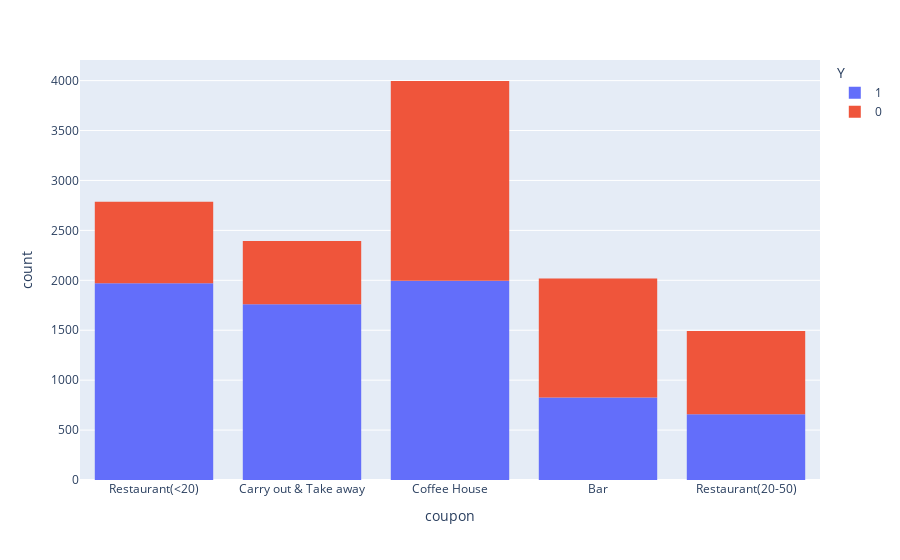

Notebook code cell kept with this figure:
### Markdown cell above
#### 5. Use a bar plot to visualize the `coupon` column.

### Code cell
px.histogram(data,x='coupon',color='Y')

### Figure 1 — Plotly figure (JSON) as saved in the notebook; plotly's stock layout.template omitted (floating-point values rounded to 4 significant figures; data arrays with more than 128 entries replaced by an {"elided": "..."} marker saying what was removed)
{"data": [{"alignmentgroup": "True", "bingroup": "x", "hovertemplate": "Y=1<br>coupon=%{x}<br>count=%{y}<extra></extra>", "legendgroup": "1", "marker": {"color": "#636efa", "pattern": {"shape": ""}}, "name": "1", "offsetgroup": "1", "orientation": "v", "showlegend": true, "type": "histogram", "x": {"elided": "7210 str values"}, "xaxis": "x", "yaxis": "y"}, {"alignmentgroup": "True", "bingroup": "x", "hovertemplate": "Y=0<br>coupon=%{x}<br>count=%{y}<extra></extra>", "legendgroup": "0", "marker": {"color": "#EF553B", "pattern": {"shape": ""}}, "name": "0", "offsetgroup": "0", "orientation": "v", "showlegend": true, "type": "histogram", "x": {"elided": "5474 str values"}, "xaxis": "x", "yaxis": "y"}], "layout": {"barmode": "relative", "legend": {"title": {"text": "Y"}, "tracegroupgap": 0}, "margin": {"t": 60}, "xaxis": {"anchor": "y", "domain": [0, 1], "title": {"text": "coupon"}}, "yaxis": {"anchor": "x", "domain": [0, 1], "title": {"text": "count"}}}}
